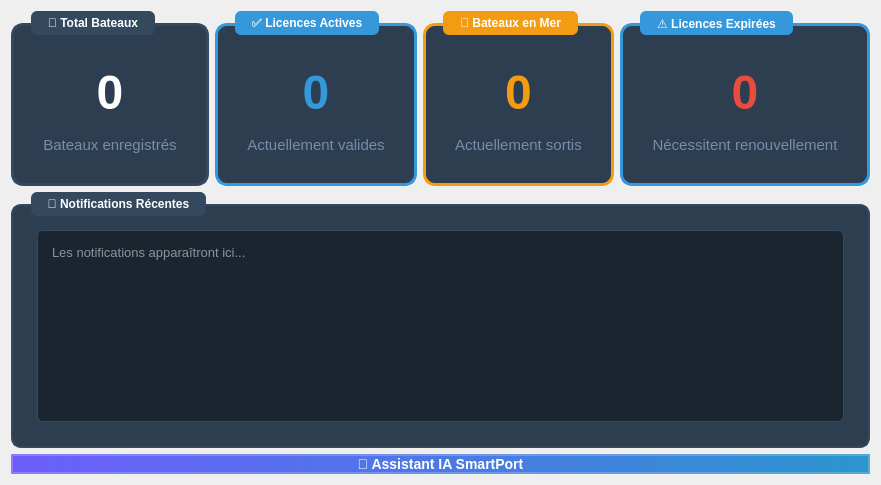
               <widget class="QWidget" name="tabStatistiques_8">
                <attribute name="title">
                 <string>Statistiques</string>
                </attribute>
                <layout class="QGridLayout" name="gridLayout_Stats_8">
                 <item row="0" column="0">
                  <widget class="QGroupBox" name="groupTotal_8">
                   <property name="minimumSize">
                    <size>
                     <width>0</width>
                     <height>150</height>
                    </size>
                   </property>
                   <property name="styleSheet">
                    <string notr="true">QGroupBox { font-weight: bold; border: 3px solid #34495e; border-radius: 12px; background: #2c3e50; margin-top: 12px; padding: 20px; } QGroupBox::title { subcontrol-origin: margin; left: 20px; padding: 5px 15px; color: #ffffff; background-color: #34495e; border-radius: 6px; font-size: 13pt; }</string>
                   </property>
                   <property name="title">
                    <string>🚢 Total Bateaux</string>
                   </property>
                   <layout class="QVBoxLayout" name="v1_2">
                    <item>
                     <widget class="QLabel" name="lblTotalBateauxCount_8">
                      <property name="styleSheet">
                       <string notr="true">font-size: 48px; font-weight: bold; color: #ffffff; padding: 10px;</string>
                      </property>
                      <property name="text">
                       <string>0</string>
                      </property>
                      <property name="alignment">
                       <set>Qt::AlignmentFlag::AlignCenter</set>
                      </property>
                     </widget>
                    </item>
                    <item>
                     <widget class="QLabel" name="lblTotalBateauxText_8">
                      <property name="styleSheet">
                       <string notr="true">color: #778da9; font-size: 11pt;</string>
                      </property>
                      <property name="text">
                       <string>Bateaux enregistrés</string>
                      </property>
                      <property name="alignment">
                       <set>Qt::AlignmentFlag::AlignCenter</set>
                      </property>
                     </widget>
                    </item>
                   </layout>
                  </widget>
                 </item>
                 <item row="0" column="1">
                  <widget class="QGroupBox" name="groupActif_8">
                   <property name="minimumSize">
                    <size>
                     <width>0</width>
                     <height>150</height>
                    </size>
                   </property>
                   <property name="styleSheet">
                    <string notr="true">QGroupBox { font-weight: bold; border: 3px solid #3498db; border-radius: 12px; background: #2c3e50; margin-top: 12px; padding: 20px; } QGroupBox::title { subcontrol-origin: margin; left: 20px; padding: 5px 15px; color: #ffffff; background-color: #3498db; border-radius: 6px; font-size: 13pt; }</string>
                   </property>
                   <property name="title">
                    <string>✅ Licences Actives</string>
                   </property>
                   <layout class="QVBoxLayout" name="v2_2">
                    <item>
                     <widget class="QLabel" name="lblLicencesActivesCount_8">
                      <property name="styleSheet">
                       <string notr="true">font-size: 48px; font-weight: bold; color: #3498db; padding: 10px;</string>
                      </property>
                      <property name="text">
                       <string>0</string>
                      </property>
                      <property name="alignment">
                       <set>Qt::AlignmentFlag::AlignCenter</set>
                      </property>
                     </widget>
                    </item>
                    <item>
                     <widget class="QLabel" name="lblLicencesActivesText_8">
                      <property name="styleSheet">
                       <string notr="true">color: #778da9; font-size: 11pt;</string>
                      </property>
                      <property name="text">
                       <string>Actuellement valides</string>
                      </property>
                      <property name="alignment">
                       <set>Qt::AlignmentFlag::AlignCenter</set>
                      </property>
                     </widget>
                    </item>
                   </layout>
                  </widget>
                 </item>
                 <item row="0" column="2">
                  <widget class="QGroupBox" name="groupMer_8">
                   <property name="minimumSize">
                    <size>
                     <width>0</width>
                     <height>150</height>
                    </size>
                   </property>
                   <property name="styleSheet">
                    <string notr="true">QGroupBox { font-weight: bold; border: 3px solid #f39c12; border-radius: 12px; background: #2c3e50; margin-top: 12px; padding: 20px; } QGroupBox::title { subcontrol-origin: margin; left: 20px; padding: 5px 15px; color: #ffffff; background-color: #f39c12; border-radius: 6px; font-size: 13pt; }</string>
                   </property>
                   <property name="title">
                    <string>🌊 Bateaux en Mer</string>
                   </property>
                   <layout class="QVBoxLayout" name="verticalLayout_Mer_8">
                    <item>
                     <widget class="QLabel" name="lblBateauxMerCount_8">
                      <property name="styleSheet">
                       <string notr="true">font-size: 48px; font-weight: bold; color: #f39c12; padding: 10px;</string>
                      </property>
                      <property name="text">
                       <string>0</string>
                      </property>
                      <property name="alignment">
                       <set>Qt::AlignmentFlag::AlignCenter</set>
                      </property>
                     </widget>
                    </item>
                    <item>
                     <widget class="QLabel" name="lblBateauxMerText_8">
                      <property name="styleSheet">
                       <string notr="true">color: #778da9; font-size: 11pt;</string>
                      </property>
                      <property name="text">
                       <string>Actuellement sortis</string>
                      </property>
                      <property name="alignment">
                       <set>Qt::AlignmentFlag::AlignCenter</set>
                      </property>
                     </widget>
                    </item>
                   </layout>
                  </widget>
                 </item>
                 <item row="0" column="3">
                  <widget class="QGroupBox" name="groupExpire_8">
                   <property name="minimumSize">
                    <size>
                     <width>0</width>
                     <height>150</height>
                    </size>
                   </property>
                   <property name="styleSheet">
                    <string notr="true">QGroupBox { font-weight: bold; border: 3px solid #3498db; border-radius: 12px; background: #2c3e50; margin-top: 12px; padding: 20px; } QGroupBox::title { subcontrol-origin: margin; left: 20px; padding: 5px 15px; color: #ffffff; background-color: #3498db; border-radius: 6px; font-size: 13pt; }</string>
                   </property>
                   <property name="title">
                    <string>⚠️ Licences Expirées</string>
                   </property>
                   <layout class="QVBoxLayout" name="verticalLayout_Expire_8">
                    <item>
                     <widget class="QLabel" name="lblLicencesExpireesCount_8">
                      <property name="styleSheet">
                       <string notr="true">font-size: 48px; font-weight: bold; color: #e74c3c; padding: 10px;</string>
                      </property>
                      <property name="text">
                       <string>0</string>
                      </property>
                      <property name="alignment">
                       <set>Qt::AlignmentFlag::AlignCenter</set>
                      </property>
                     </widget>
                    </item>
                    <item>
                     <widget class="QLabel" name="lblLicencesExpireesText_8">
                      <property name="styleSheet">
                       <string notr="true">color: #778da9; font-size: 11pt;</string>
                      </property>
                      <property name="text">
                       <string>Nécessitent renouvellement</string>
                      </property>
                      <property name="alignment">
                       <set>Qt::AlignmentFlag::AlignCenter</set>
                      </property>
                     </widget>
                    </item>
                   </layout>
                  </widget>
                 </item>
                 <item row="1" column="0" colspan="4">
                  <widget class="QGroupBox" name="groupNotifications_8">
                   <property name="styleSheet">
                    <string notr="true">QGroupBox { font-weight: bold; border: 2px solid #34495e; border-radius: 10px; background: #2c3e50; margin-top: 12px; padding: 15px; } QGroupBox::title { subcontrol-origin: margin; left: 20px; padding: 5px 15px; color: #ffffff; background-color: #34495e; border-radius: 6px; font-size: 12pt; }</string>
                   </property>
                   <property name="title">
                    <string>🔔 Notifications Récentes</string>
                   </property>
                   <layout class="QVBoxLayout" name="verticalLayout_Notifications_2">
                    <item>
                     <widget class="QTextEdit" name="textNotifications_8">
                      <property name="minimumSize">
                       <size>
                        <width>0</width>
                        <height>100</height>
                       </size>
                      </property>
                      <property name="styleSheet">
                       <string notr="true">background: #1a252f; color: #ffffff; border: 1px solid #34495e; border-radius: 6px; padding: 10px; font-size: 10pt;</string>
                      </property>
                      <property name="readOnly">
                       <bool>true</bool>
                      </property>
                      <property name="placeholderText">
                       <string>Les notifications apparaîtront ici...</string>
                      </property>
                     </widget>
                    </item>
                   </layout>
                  </widget>
                 </item>
                 <item row="2" column="0" colspan="4">
                  <widget class="QPushButton" name="btnAIAssistant_8">
                   <property name="cursor">
                    <cursorShape>PointingHandCursor</cursorShape>
                   </property>
                   <property name="styleSheet">
                    <string notr="true">
          QPushButton {
           background: qlineargradient(x1:0, y1:0, x2:1, y2:0, stop:0 #6d5dfc, stop:1 #2b95ce);
           color: white;
           border-radius: 20px;
           font-weight: bold;
           font-size: 14px;
           border: 2px solid rgba(255,255,255,0.2);
          }
          QPushButton:hover {
           background: qlineargradient(x1:0, y1:0, x2:1, y2:0, stop:0 #2b95ce, stop:1 #6d5dfc);
          }
         </string>
                   </property>
                   <property name="text">
                    <string>🤖 Assistant IA SmartPort</string>
                   </property>
                  </widget>
                 </item>
                </layout>
               </widget>
